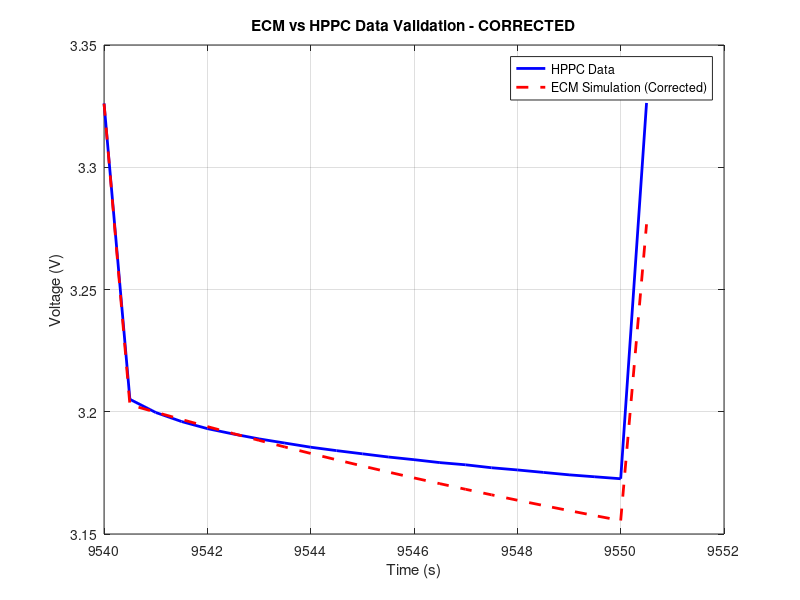

MATLAB code for this plot:
% ECM parameters (from EKF) - ORIGINAL REGION 2
R0 = 0.0012;  % 0.1 mΩ
R1 = 0.0009; % 6.21 mΩ  
R2 = 0.0005; % 2.85 mΩ
C1 = 28978.6;    % 9.9 kF
C2 = 34895.8;   % 14.6 kF
OCV = 3.326; % Initial OCV

% Time, Current, and Voltage data
t_data = [9540, 9540.5, 9541, 9541.5, 9542, 9542.5, 9543, 9543.5, 9544, 9544.5, ...
        9545, 9545.5, 9546, 9546.5, 9547, 9547.5, 9548, 9548.5, 9549, 9549.5, 9550, 9550.5];
    
I_data = [0, -100.0053, -100.0053, -100.0088, -100.0088, -100.0088, -100.0088, -100.0088, ...
           -100.0088, -100.0088, -100.0088, -100.0088, -100.0088, -100.0088, -100.0088, ...
           -100.0122, -100.0122, -100.0088, -100.0088, -100.0088, -100.0088, 0];
      
V_data = [3.3261, 3.2051, 3.1997, 3.196, 3.1931, 3.1909, 3.1889, 3.1872, 3.1855, ...
              3.1841, 3.1828, 3.1815, 3.1804, 3.1792, 3.1783, 3.1771, 3.1762, 3.1752, ...
              3.1742, 3.1734, 3.1726, 3.3263];

% Initialize simulation
n_points = length(t_data);
t_sim = t_data - t_data(1); % Normalize time to start at 0

% Initialize state variables for RC circuits
V1 = 0; % Voltage across C1
V2 = 0; % Voltage across C2
V_sim = zeros(1, n_points);

% Simulate ECM response with time-varying current
for i = 1:n_points
    if i == 1
        % Initial condition
        V_sim(i) = OCV;
        V1 = 0;
        V2 = 0;
    else
        % Time step
        dt_actual = t_data(i) - t_data(i-1);
        I_current = I_data(i);
        
        % Update RC circuit voltages using exponential decay
        % CORRECTED: Remove abs() from RC equations
        exp_factor1 = exp(-dt_actual/(R1*C1));
        exp_factor2 = exp(-dt_actual/(R2*C2));
        
        V1 = V1 * exp_factor1 - I_current * R1 * (1 - exp_factor1);
        V2 = V2 * exp_factor2 - I_current * R2 * (1 - exp_factor2);
        
        % Calculate terminal voltage
        % CORRECTED: Remove abs() from R0 term
        V_sim(i) = OCV + I_current * R0 - V1 - V2;
    end
end

% Plot comparison
figure;
plot(t_data, V_data, 'b-', 'LineWidth', 2, 'DisplayName', 'HPPC Data');
hold on;
plot(t_data, V_sim, 'r--', 'LineWidth', 2, 'DisplayName', 'ECM Simulation (Corrected)');
xlabel('Time (s)');
ylabel('Voltage (V)');
legend;
title('ECM vs HPPC Data Validation - CORRECTED');
grid on;

% Calculate and display error metrics
rmse = sqrt(mean((V_data - V_sim).^2));
mae = mean(abs(V_data - V_sim));
max_error = max(abs(V_data - V_sim));

fprintf('Corrected Model Validation Metrics:\n');
fprintf('RMSE: %.6f V (%.2f mV)\n', rmse, rmse*1000);
fprintf('MAE: %.6f V (%.2f mV)\n', mae, mae*1000);
fprintf('Max Error: %.6f V (%.2f mV)\n', max_error, max_error*1000);
